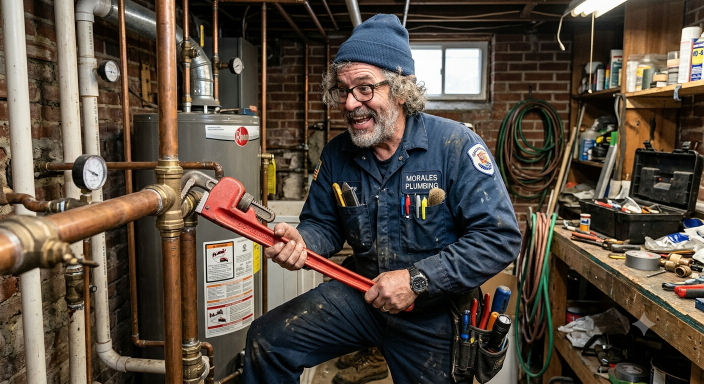
#> input picture assets/Gemini_Generated_Image_q4xbsvq4xbsvq4xb.png, 1408 x 768 px, given in place of hing_machine%2C_Hillegersberg%2C_Rotterdam_%282021%29_05.jpg, which was not available (shown at 1/2 size)
$ python make_image.py
#> lines starting #> are read from the running program, lines starting #| are printed output that depends on the picture; pictures that were not available may be replaced by others from this repository, and a replacement may not be noted
import urllib.request
from PIL import Image, ImageFilter, ImageEnhance
import os

url = "https://upload.wikimedia.org/wikipedia/commons/4/4e/Power_socket_and_copper_pipe_for_a_balcony_washing_machine%2C_Hillegersberg%2C_Rotterdam_%282021%29_05.jpg"
out_path = "assets/diy_washer_hoses.png"

try:
    urllib.request.urlretrieve(url, "temp.jpg")
    img = Image.open("temp.jpg")
#> img is the input picture: PIL image 1408x768 RGBA; mean R, G, B, A 87.1, 75.8, 64.6, 255

    # Crop to a square-ish aspect ratio
    width, height = img.size
#> width = 1408; height = 768
    min_dim = min(width, height)
#> min_dim = 768
    left = (width - min_dim)/2
#> left = 320
    top = (height - min_dim)/2
#> top = 0
    right = (width + min_dim)/2
#> right = 1088
    bottom = (height + min_dim)/2
#> bottom = 768
    img = img.crop((left, top, right, bottom))
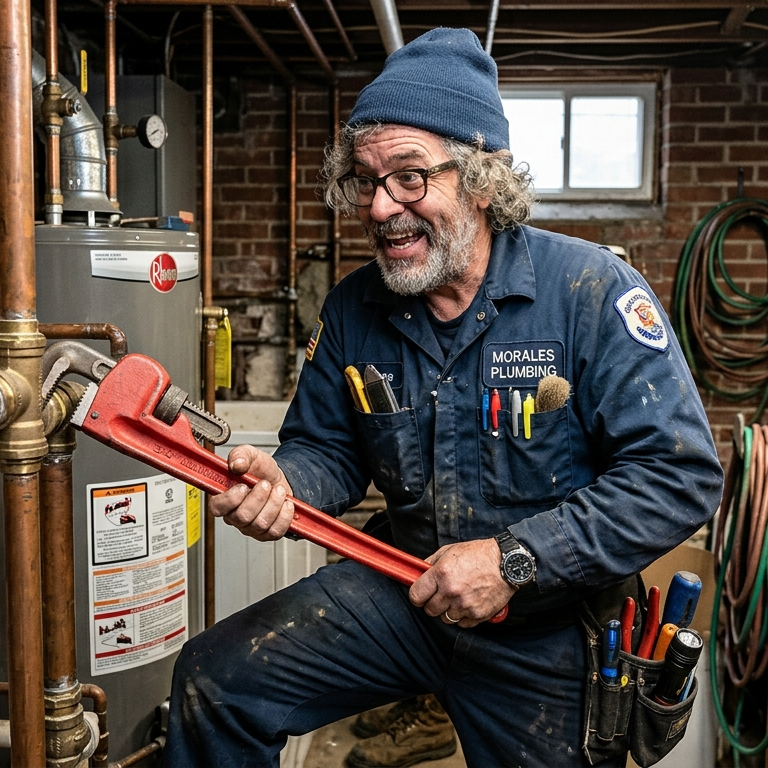
#> img: PIL image 768x768 RGBA; mean R, G, B, A 80.4, 71.2, 64.7, 255
    img = img.resize((512, 512))
#> img: PIL image 512x512 RGBA

    # Apply "Comic" style effect
    # 1. Edge detection
    edges = img.convert('L').filter(ImageFilter.FIND_EDGES)
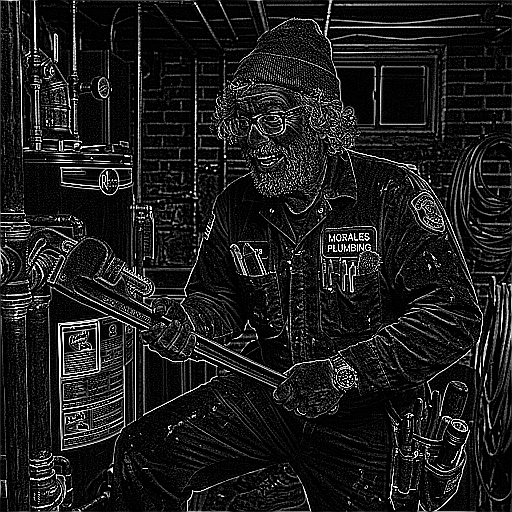
#> edges: PIL image 512x512 L; min 0, max 255, mean 28
    edges = ImageEnhance.Contrast(edges).enhance(1.5)
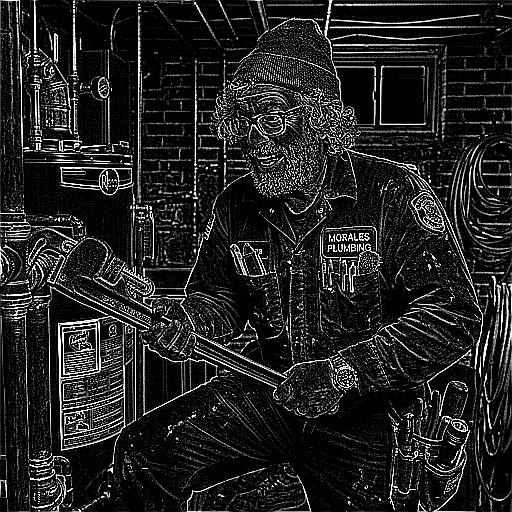
#> edges: PIL image 512x512 L; min 0, max 255, mean 32.6

    # 2. Posterize color image
    color = ImageEnhance.Color(img).enhance(1.5)
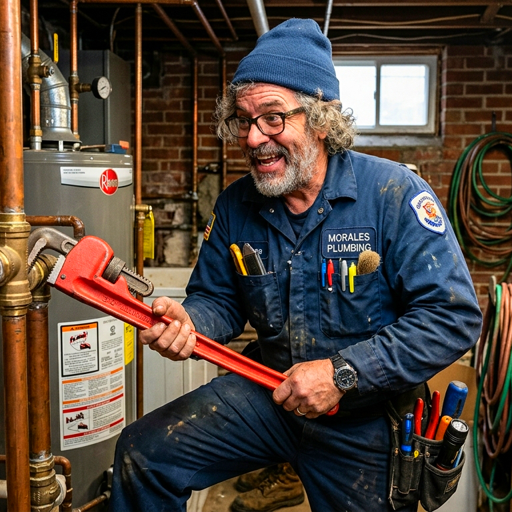
#> color: PIL image 512x512 RGBA; mean R, G, B, A 83.5, 70, 60.6, 255

    # Combine
    # Let's just do a simple filter for safety
    img.save(out_path)
    os.remove("temp.jpg")
    print("Created diy_washer_hoses.png using Python processing.")
except Exception as e:
    print("Error:", e)

$ run again, on assets/admin_ops.png
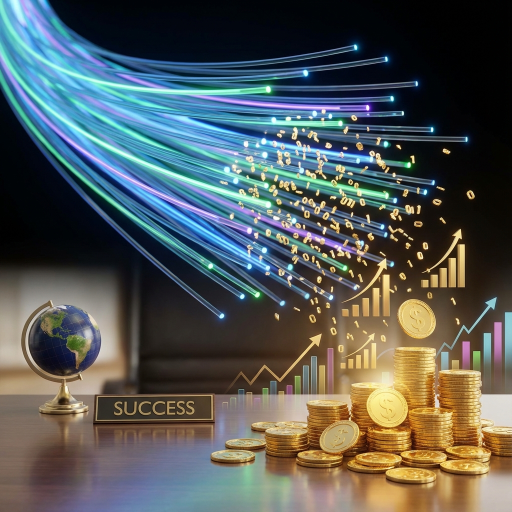
#> input picture assets/admin_ops.png, 1024 x 1024 px, given in place of hing_machine%2C_Hillegersberg%2C_Rotterdam_%282021%29_05.jpg, which was not available (shown at 1/2 size)
#> img is the input picture: PIL image 1024x1024 RGB; mean R, G, B 84.1, 89.5, 87.5
#> img: PIL image 512x512 RGB
#> `edges = ImageEnhance.Contrast(edges).enhance(1.5)`:
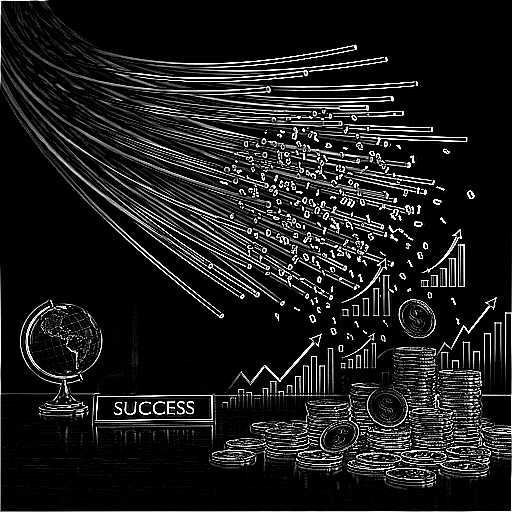
#> edges: PIL image 512x512 L; min 0, max 255, mean 28
#> `color = ImageEnhance.Color(img).enhance(1.5)`:
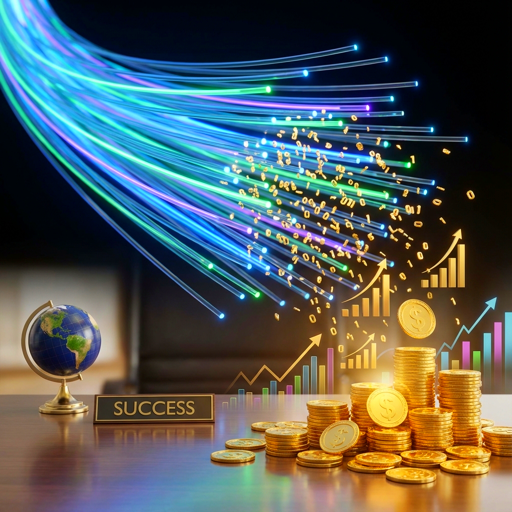
#> color: PIL image 512x512 RGB; mean R, G, B 82.4, 90.1, 87
